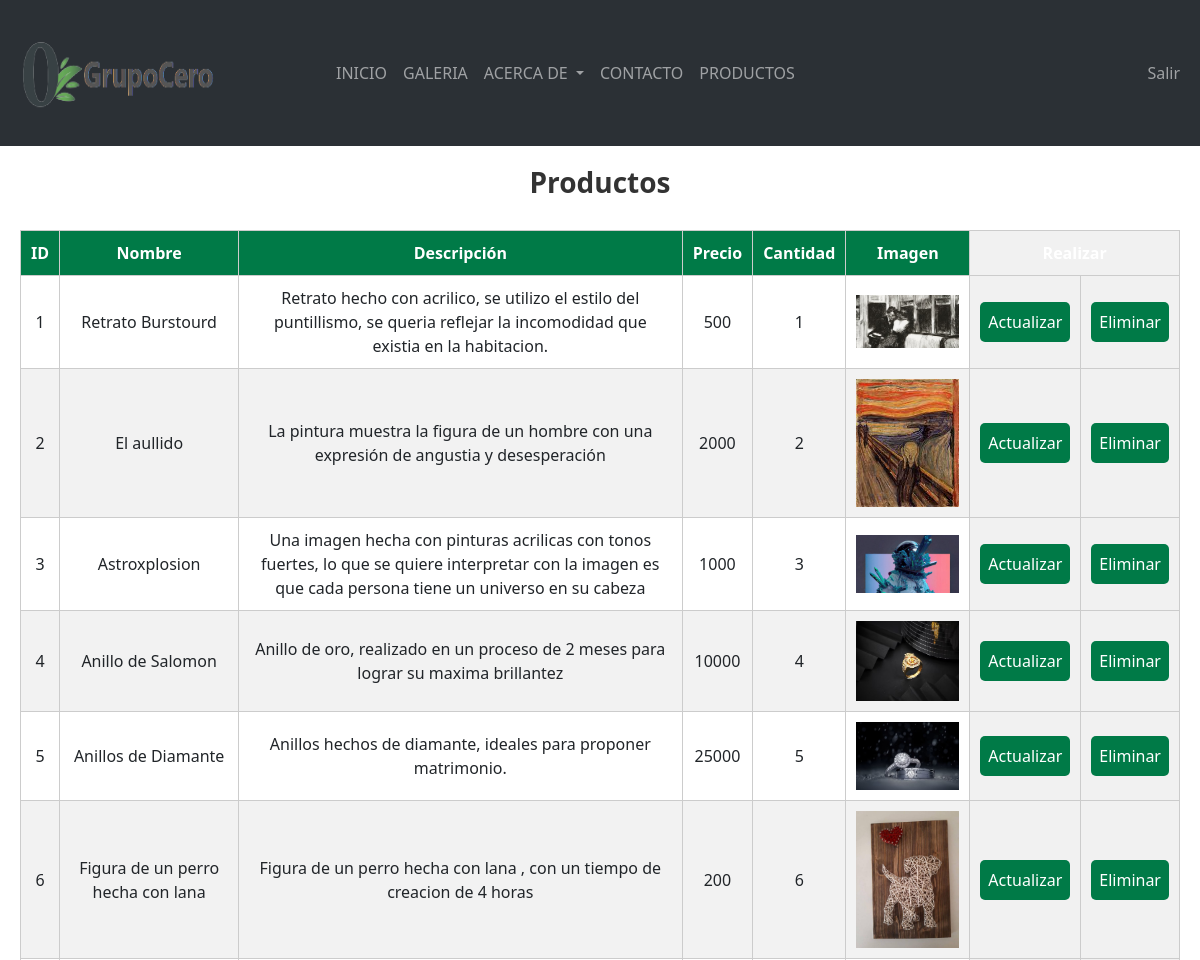
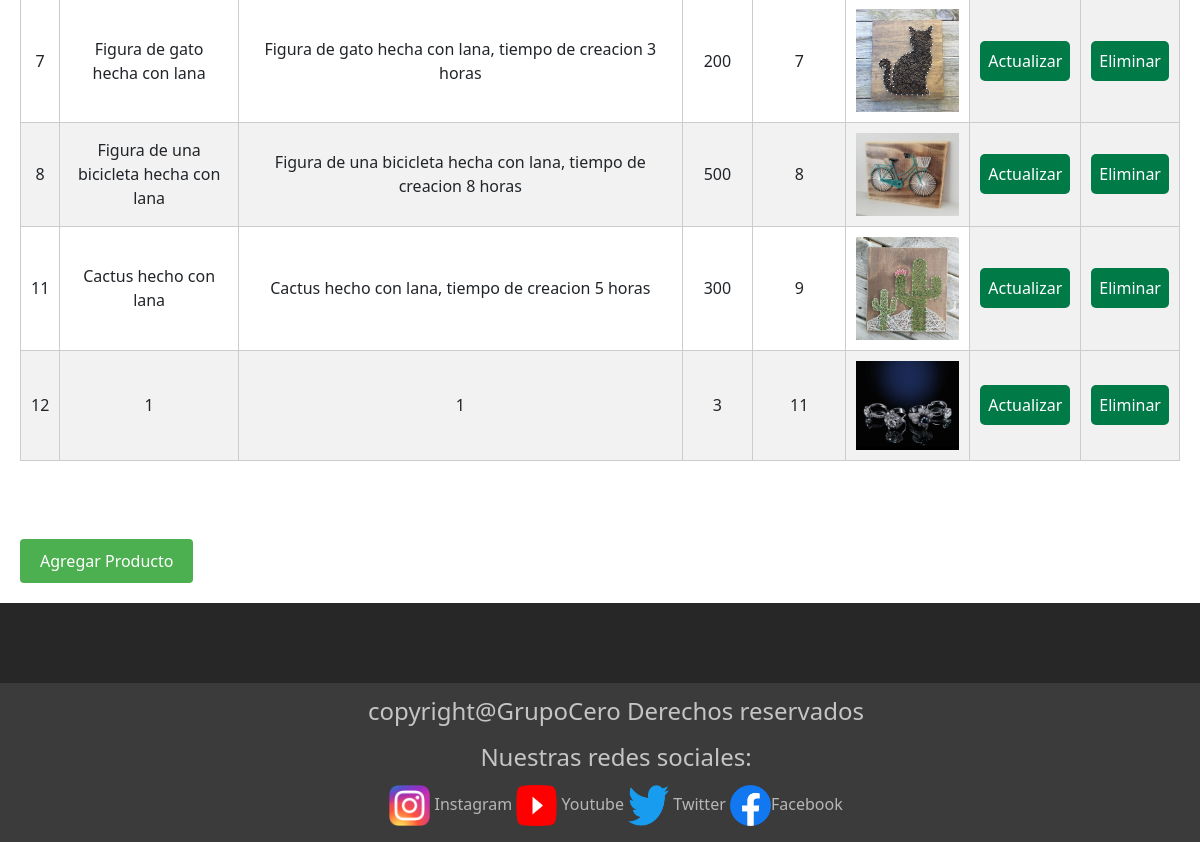
/productos (signed in), run on the app's committed database (2 pictures, top to bottom).
### app_levil_barra/models.py (models this page shows, shortened)
class Producto(models.Model):
    nombre = models.CharField(max_length=50)
    descripcion = models.CharField(max_length=50)
    precio = models.IntegerField()
    imagen = models.ImageField(upload_to="productos/", null=True)
    cantidad = models.IntegerField()

### app_levil_barra/views.py (the view)
# urls.py: path('productos', views.productos, name="productos"),
@login_required
def productos(request):
    pro = Producto.objects.all()
    context = {'pro': pro, 'obj': request.user}
    return render(request, 'app_levil_barra/productos.html', context)

### app_levil_barra/templates/app_levil_barra/productos.html (shortened to what this page needs)
{% extends 'app_levil_barra/base.html' %}
{% block contenido %}
{% load static %}
<link rel="stylesheet" href="{% static 'app_levil_barra/css/productos.css' %}">
{% if obj.is_superuser %}
  <div class="contenido">
    <div class="container_crud">
      <h1>Productos</h1>
      <table id="customers" border="1">
        <thead>
          <th>ID</th>
          <th>Nombre</th>
          <th>Descripción</th>
          <th>Precio</th>
          <th>Cantidad</th>
          <th>Imagen</th>
          <th colspan="2" id="min">Realizar</th>
        </thead>
        {% for x in pro %}
        <tr>
          <td>{{ x.id }}</td>
          <td>{{ x.nombre }}</td>
          <td>{{ x.descripcion }}</td>
          <td>{{ x.precio }}</td>
          <td>{{ x.cantidad }}</td>
          <td>
            {% if x.imagen %}
            <img src="{{ x.imagen.url }}" alt="Imagen del Producto" height="200px" width="200px">
            {% else %}
            Sin imagen
            {% endif %}
          </td>
          <td><a href="actualizar/{{ x.id }}"><button id="up">Actualizar</button></a></td>
          <td><a href="eliminar/{{ x.id }}"><button id="del">Eliminar</button></a></td>
        </tr>
        {% endfor %}
      </table>
      <br><br>
      <a href="{% url 'agregar' %}"><button id="new3">Agregar Producto</button></a>
    </div>
  </div>
  {% endif %}
{% endblock %}

### app_levil_barra/templates/app_levil_barra/base.html (shortened to what this page needs)
<!DOCTYPE html>
<html lang="en">
<head>
    {% load static %}
    <link rel="stylesheet" href="{% static 'app_levil_barra/css/base.css' %}">
    <link href="https://cdn.jsdelivr.net/npm/bootstrap@5.3.0-alpha3/dist/css/bootstrap.min.css" rel="stylesheet">
</head>
<body>
    <nav class="navbar navbar-expand-lg bg-body-tertiary" data-bs-theme="dark">
        <div class="container-fluid">
            <a class="navbar-brand" href="{% url 'index' %}">
                <img src="{% static 'app_levil_barra/imagenes/logo_grupocero.png' %}" width="300" height="120">
            </a>
            <div class="collapse navbar-collapse" id="navbarSupportedContent">
                <ul class="navbar-nav me-auto mb-2 mb-lg-0">
                    <li class="nav-item">
                        <a class="nav-link" aria-current="page" href="{% url 'index' %}">INICIO</a>
                    </li>
                    <li class="nav-item">
                        <a class="nav-link" href="{% url 'galeria' %}">GALERIA</a>
                    </li>
                    <li class="nav-item dropdown">
                        <a class="nav-link dropdown-toggle" href="#" role="button" data-bs-toggle="dropdown" aria-expanded="false">
                            ACERCA DE
                        </a>
                    </li>
                    <li class="nav-item">
                        <a class="nav-link" href="{% url 'contacto' %}">CONTACTO</a>
                    </li>
                    <li class="nav-item">
                        <a class="nav-link" href="{% url 'productos' %}">PRODUCTOS</a>
                    </li>
                </ul>
                <ul class="navbar-nav ml-auto">
                    {% if request.user.is_authenticated %}
                        <li class="nav-item">
                            <a class="nav-link" href="{% url 'logout' %}">Salir</a>
                        </li>
                    {% endif %}
                </ul>
            </div>
        </div>
    </nav>
    <div class="contenido">
            {% block contenido %}
            {% endblock %}
    </div>
    <footer class="footer">
        <ul>
            <li><p class="parrafo_footer">copyright@GrupoCero Derechos reservados</p></li>
            <li><p class="parrafo_footer">Nuestras redes sociales:</p></li>
            <div class="center">
                <li><a href="https://www.instagram.com"><img src="{% static 'app_levil_barra/imagenes/instagram.png' %}" height="41" width="41" > Instagram</a> </li>
                <li><a href="https://www.youtube.com"><img src="{% static 'app_levil_barra/imagenes/youtube.png' %}" height="41" width="41"> Youtube</a></li>
                <li><a href="https://www.twitter.com"><img src="{% static 'app_levil_barra/imagenes/twitter.png' %}" height="41" width="41"> Twitter</a></li>
                <li><a href="https://www.facebook.com"><img src="{% static 'app_levil_barra/imagenes/facebook.png' %}" height="41" width="41">Facebook</a></li>
            </div>
        </ul>
    </footer>
</body>
</html>

### app_levil_barra/static/app_levil_barra/css/base.css (style rules this page uses)
body { margin:0; padding:0; min-height:100%; }
.contenido { background-color: rgb(39, 39, 39); padding-bottom: 40px; width: 100%; }
footer { width: 100%; height: 100px; background-color: rgb(59, 59, 59); display: inline-table; align-self: flex-end; }
footer li { font-weight: 300; color: rgb(145, 145, 145); display: inline; }
footer li p { font-size: 24px; font-weight: 300; color: rgb(197, 197, 197); text-align: center; }
footer li a { color:rgb(183, 183, 183); text-decoration: none; }
.center { text-align: center; }
.parrafo_footer { margin: 10px; padding: 0; }

### app_levil_barra/static/app_levil_barra/css/productos.css (style rules this page uses)
.contenido { min-height: 77vh; }
h1 { color: #333; font-size: 28px; font-weight: bold; margin-bottom: 30px; }
#customers { width: 100%; border-collapse: collapse; margin-bottom: 30px; }
#customers th, #customers td { border: 1px solid #ccc; padding: 10px; }
#customers th { background-color: #007a47; color: #fff; }
#customers tr:nth-child(even) { background-color: #f2f2f2; }
#customers #up, #customers #del { background-color: #007a47; border-color: #fff; border-radius: 5px; padding: 8px; color: #fff; cursor: pointer; }
#customers button { width: 100%; }
.container_crud { max-width: 100%; margin: 0 auto; padding: 20px; background-color: white; }
.container_crud h1 { text-align: center; }
.container_crud table { width: 100%; border-collapse: collapse; margin-top: 20px; }
.container_crud th, .container_crud td { padding: 10px; text-align: center; }
.container_crud th { background-color: #f1f1f1; }
.container_crud td img { max-width: 100%; height: auto; }
.container_crud #min { background-color: #4CAF50; color: #fff; }
.container_crud #customers th, .container_crud #min { position: sticky; top: 0; z-index: 1; }
.container_crud #customers th:nth-child(7), .container_crud #customers td:nth-child(7), .container_crud #customers th:nth-child(8), .container_crud #customers td:nth-child(8) { background-color: #f1f1f1; }
.container_crud #up, .container_crud #del, .container_crud #new3 { display: inline-block; padding: 10px 20px; font-size: 16px; background-color: #4CAF50; color: #fff; border: none; border-radius: 4px; cursor: pointer; transition: background-color 0.3s ease; }

### data on the page
Producto: id "1", nombre "Retrato Burstourd", descripcion "Retrato hecho con acrilico, se utilizo el estilo del puntillismo, se queria reflejar la incomodidad que existia en la habitacion.", precio "500", cantidad "1", imagen (picture)
Producto: id "2", nombre "El aullido", descripcion "La pintura muestra la figura de un hombre con una expresión de angustia y desesperación", precio "2000", cantidad "2", imagen (picture)
Producto: id "3", nombre "Astroxplosion", descripcion "Una imagen hecha con pinturas acrilicas con tonos fuertes, lo que se quiere interpretar con la imagen es que cada persona tiene un universo en su cabeza", precio "1000", cantidad "3", imagen (picture)
Producto: id "4", nombre "Anillo de Salomon", descripcion "Anillo de oro, realizado en un proceso de 2 meses para lograr su maxima brillantez", precio "10000", cantidad "4", imagen (picture)
Producto: id "5", nombre "Anillos de Diamante", descripcion "Anillos hechos de diamante, ideales para proponer matrimonio.", precio "25000", cantidad "5", imagen (picture)
Producto: id "6", nombre "Figura de un perro hecha con lana", descripcion "Figura de un perro hecha con lana , con un tiempo de creacion de 4 horas", precio "200", cantidad "6", imagen (picture)
Producto: id "7", nombre "Figura de gato hecha con lana", descripcion "Figura de gato hecha con lana, tiempo de creacion 3 horas", precio "200", cantidad "7", imagen (picture)
Producto: id "8", nombre "Figura de una bicicleta hecha con lana", descripcion "Figura de una bicicleta hecha con lana, tiempo de creacion 8 horas", precio "500", cantidad "8", imagen (picture)
Producto: id "11", nombre "Cactus hecho con lana", descripcion "Cactus hecho con lana, tiempo de creacion 5 horas", precio "300", cantidad "9", imagen (picture)
Producto: id "12", nombre "1", descripcion "1", precio "3", cantidad "11", imagen (picture)
